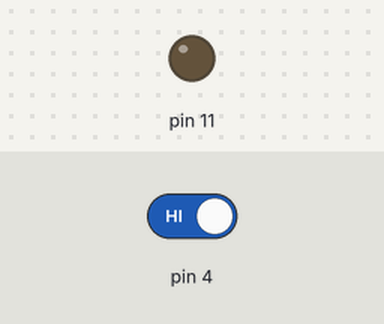
The sketch below on a simulated Arduino Uno, built with avr-gcc and run on an emulated ATmega328P. Parts: output pins drawn as LEDs (lit = HIGH). Dashed ring = blinking. The test bench sets the inputs (shaded band); at power-on: pin 4 HIGH.

Above: at 1.2 s.
1.3 s: pin 4 driven LOW
At 1.37 s:
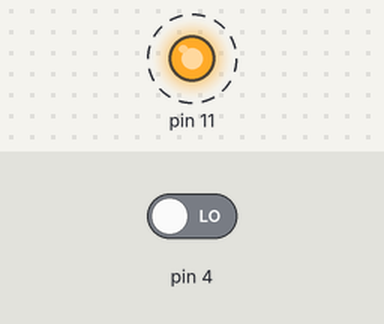
Timing chart, 0 to 10.3 s (numbered marks = the images above; inputs shaded):
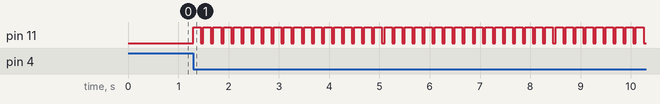

Measured:
- after the input at 1.3 s, pin 11: alternates HIGH for 0.15 s and LOW for 0.05 s, starting at once

The sketch:

Arduino-Button.ino
```cpp
/*
 * Group: Simon Garcia and Armand Rome
 * I pledge my Honor that I have abided by the Stevens Honor System
 */

void setup() {
  // put your setup code here, to run once:
  pinMode(11, OUTPUT);
  pinMode(4, INPUT);
}

void loop() {
  // put your main code here, to run repeatedly:
  if(digitalRead(4) == LOW){ //(digitalRead(4) == HIGH) if PullDown
    while(true){
      digitalWrite(11, HIGH);
      delay(150);
      digitalWrite(11, LOW);
      delay(50);
    }
  }
}
```
